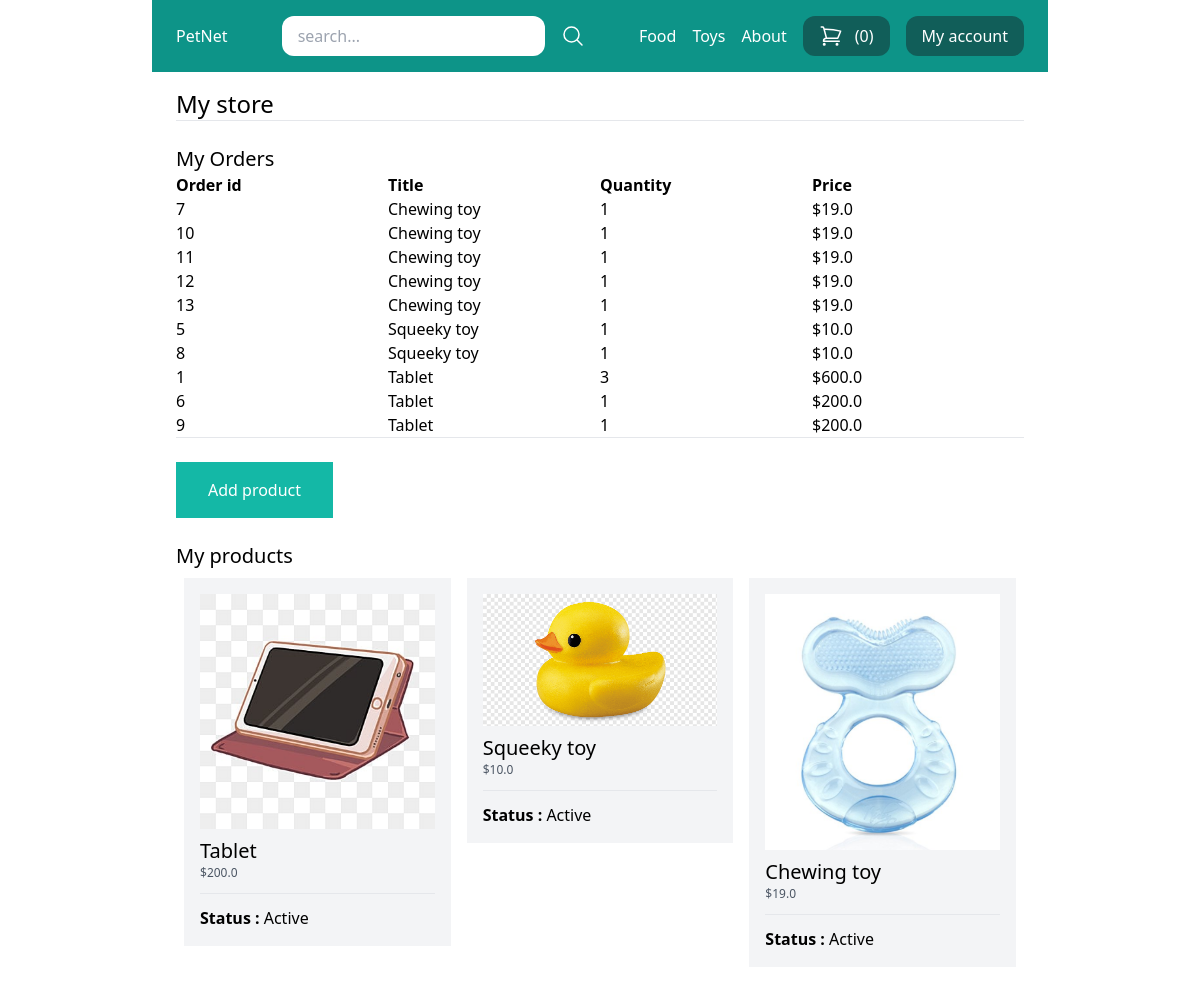
/my-store/ (signed in), run on the app's committed database.
### store/models.py (models this page shows, shortened)
class Category(models.Model):
    title = models.CharField(max_length=50)
    slug = models.SlugField(max_length=50)
    class Meta:
         verbose_name_plural = 'Categories'

class OrderItem(models.Model):
    order = models.ForeignKey(Order, related_name='items', on_delete=models.CASCADE)
    product = models.ForeignKey(Product, related_name='items', on_delete=models.CASCADE)
    price = models.IntegerField()
    quantity = models.IntegerField(default=1)
    def get_display_price(self):
         return self.price /100

class Order(models.Model):
     first_name = models.CharField(max_length=255)
     last_name = models.CharField(max_length=255)
     address = models.CharField(max_length=255)
     zipcode = models.CharField(max_length=255)
     city = models.CharField(max_length=255)
     is_paid = models.BooleanField(default=False)
     payment_intent = models.CharField(max_length=255)
     paid_amount = models.IntegerField(blank=True,null=True)
     created_by = models.ForeignKey(User, related_name='orders',on_delete=models.SET_NULL , null=True)
     created_at = models.DateTimeField(auto_now_add=True)

class Product(models.Model):
     DRAFT = 'draft'
     WAITING_APPROVAL = 'watingapproval'
     ACTIVE = 'active'
     DELETED = 'deleted'
     STATUS_CHOICE = (
          (DRAFT , 'Draft'),
          (WAITING_APPROVAL , 'Waiting approval'),
          (ACTIVE , 'Active'),
          (DELETED , 'Deleted'),
     )
     user = models.ForeignKey(User,related_name='products',on_delete=models.CASCADE)
     category = models.ForeignKey(Category,related_name='products',on_delete=models.CASCADE)
     title = models.CharField(max_length=50)
     slug = models.SlugField(max_length=50)
     description = models.TextField(blank=True)
     price = models.IntegerField()
     image = models.ImageField(upload_to='uploads/product_images/',blank=True,null=True)
     thumbnail =models.ImageField(upload_to='uploads/product_images/thumbnail/',blank=True,null=True)
     created_at = models.DateTimeField(auto_now_add=True)
     updated_at = models.DateTimeField(auto_now_add=True)
     status = models.CharField(max_length=50,choices=STATUS_CHOICE,default=ACTIVE)
     class Meta:
          ordering = ('-created_at',)
     def get_display_price(self):
          return self.price /100

### userprofile/views.py (the view)
# urls.py: path('my-store/',my_store,name='my_store'),
@login_required
def my_store(request):
    products = request.user.products.exclude(status=Product.DELETED)
    order_items= OrderItem.objects.filter(product__user=request.user)
    context={'products':products,
             'order_items':order_items}
    return render(request,'userprofile/my_store.html',context)

### store/cart.py (called while the page is built)
    def __len__(self):
        return sum (item['quantity'] for item in self.cart.values() )

### store/context_processor.py (called while the page is built)
def cart(request):
    return {'cart':Cart(request)}

### store/templatetags/menu.py (called while the page is built)
@register.inclusion_tag('core/menu.html')
def menu():
    categories = Category.objects.all()
    data = {'categories':categories}
    return data

### userprofile/templates/userprofile/my_store.html (shortened to what this page needs)
{% extends 'core/base.html' %}
{% block content %}
    <h1 class="text-2xl" >My store</h1>
    <hr>
        <h2 class="mt-6 text-xl" >My Orders</h2>
            <div class="flex flex-wrap">
                <div class="w-1/4">
                    <strong>Order id</strong>
                </div>
                <div class="w-1/4">
                    <strong>Title</strong>
                </div>
                <div class="w-1/4">
                    <strong>Quantity</strong>
                </div>
                <div class="w-1/4">
                    <strong>Price</strong>
                </div>
            </div>
            <div class="flex flex-wrap">
                {% for order_item in order_items  %}
                    <div class="w-1/4">
                        <a href="{% url 'my_store_detail' order_item.order.id %}">
                        {{ order_item.order.id }}
                        </a>
                    </div>
                <div class="w-1/4">
                    <a href="https://www.google.com/">{{ order_item.product.title }}</a>
                </div>
                <div class="w-1/4">
                    {{ order_item.quantity }}
                </div>
                <div class="w-1/4">
                    ${{ order_item.get_display_price }}
                </div>
                {% endfor %}
            </div>
    <hr>
    <a href="{% url 'add_product' %}" class="mt-6 inline-block py-4 px-8 bg-teal-500 text-white">
        Add product
    </a>
    <h2 class="mt-6 text-xl" >My products</h2>
    {% if products %}
    <div class="flex flex-wrap">
        {% for product in products %}
        <div class="product w-1/3 p-2">
            <div class="p-4 bg-gray-100">
                <a href="{% url 'edit_product' product.pk  %}">
                    {% if product.image %}
                        <div class="image mb-2">
                            <img src="{{ product.image.url }}" alt="Image of {{ product.title }}">
                        </div>
                    {% endif %}
                    <h2 class="text-xl">{{ product.title }}</h2>
                    <p class="text-xs text-gray-600">${{ product.get_display_price }}</p>
                    <hr class="my-3" >
                    <p><strong>Status : </strong> {{product.get_status_display}}</p>
                </a>
            </div>
        </div>
        {% endfor %}
    </div>
    {% else %}
        <p class=" mt-4 py-4 px-8 bg-gray-200">You don't have any products yet...</p>
    {% endif %}
{% endblock %}

### core/templates/core/menu.html
{% for category in categories  %}
    <a class="text-white" href="{% url 'category_detail' category.slug %}">
        {{category.title}}
    </a>
{% endfor %}
<a class="text-white" href="{% url 'about' %}">About</a>

### data on the page
Category: title "Food"
Category: title "Toys"
OrderItem: order.id "7", product "Chewing toy", quantity "1", get_display_price "19.0"
OrderItem: order.id "10", product "Chewing toy", quantity "1", get_display_price "19.0"
OrderItem: order.id "11", product "Chewing toy", quantity "1", get_display_price "19.0"
OrderItem: order.id "12", product "Chewing toy", quantity "1", get_display_price "19.0"
OrderItem: order.id "13", product "Chewing toy", quantity "1", get_display_price "19.0"
OrderItem: order.id "5", product "Squeeky toy", quantity "1", get_display_price "10.0"
OrderItem: order.id "8", product "Squeeky toy", quantity "1", get_display_price "10.0"
OrderItem: order.id "1", product "Tablet", quantity "3", get_display_price "600.0"
OrderItem: order.id "6", product "Tablet", quantity "1", get_display_price "200.0"
OrderItem: order.id "9", product "Tablet", quantity "1", get_display_price "200.0"
Product: image (picture), title "Tablet", get_display_price "200.0", status "Active"
Product: image (picture), title "Squeeky toy", get_display_price "10.0", status "Active"
Product: image (picture), title "Chewing toy", get_display_price "19.0", status "Active"

### other printed values
{{ cart | length }} "0"
